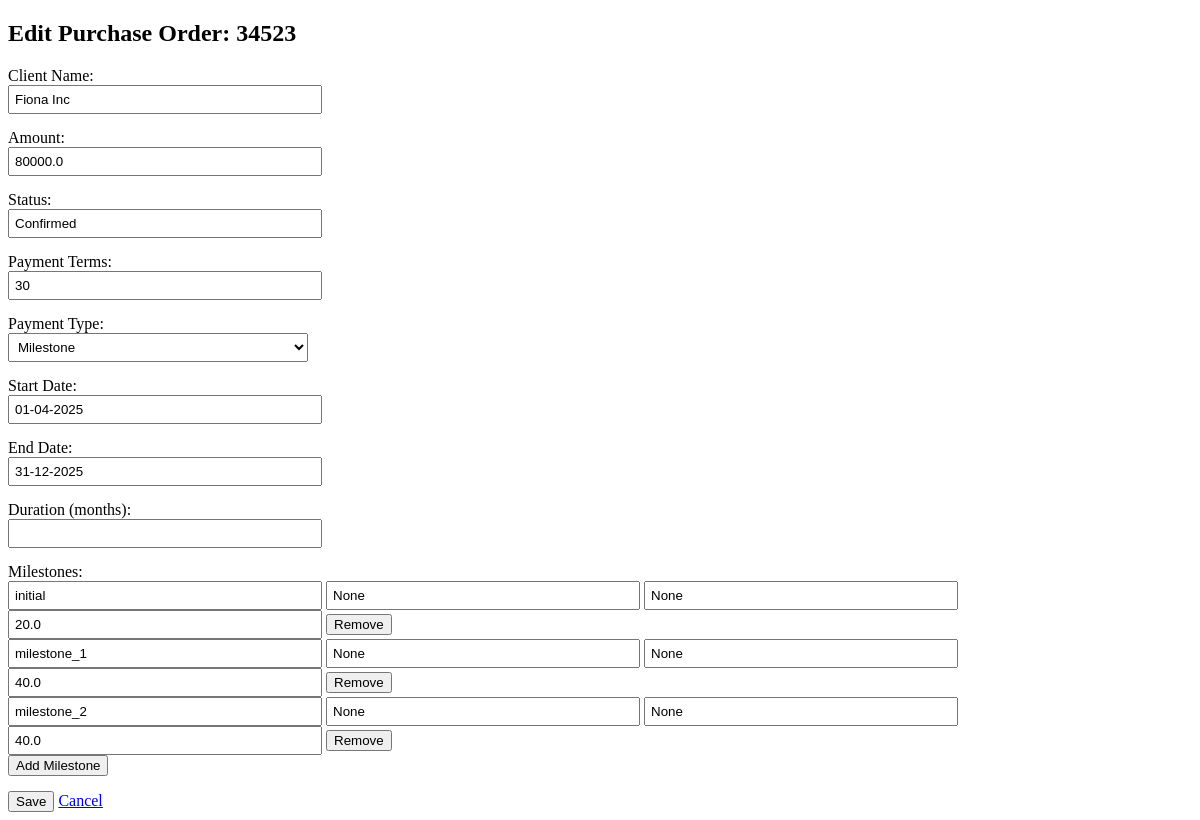
Before: /edit_po/34523 with the older database file.
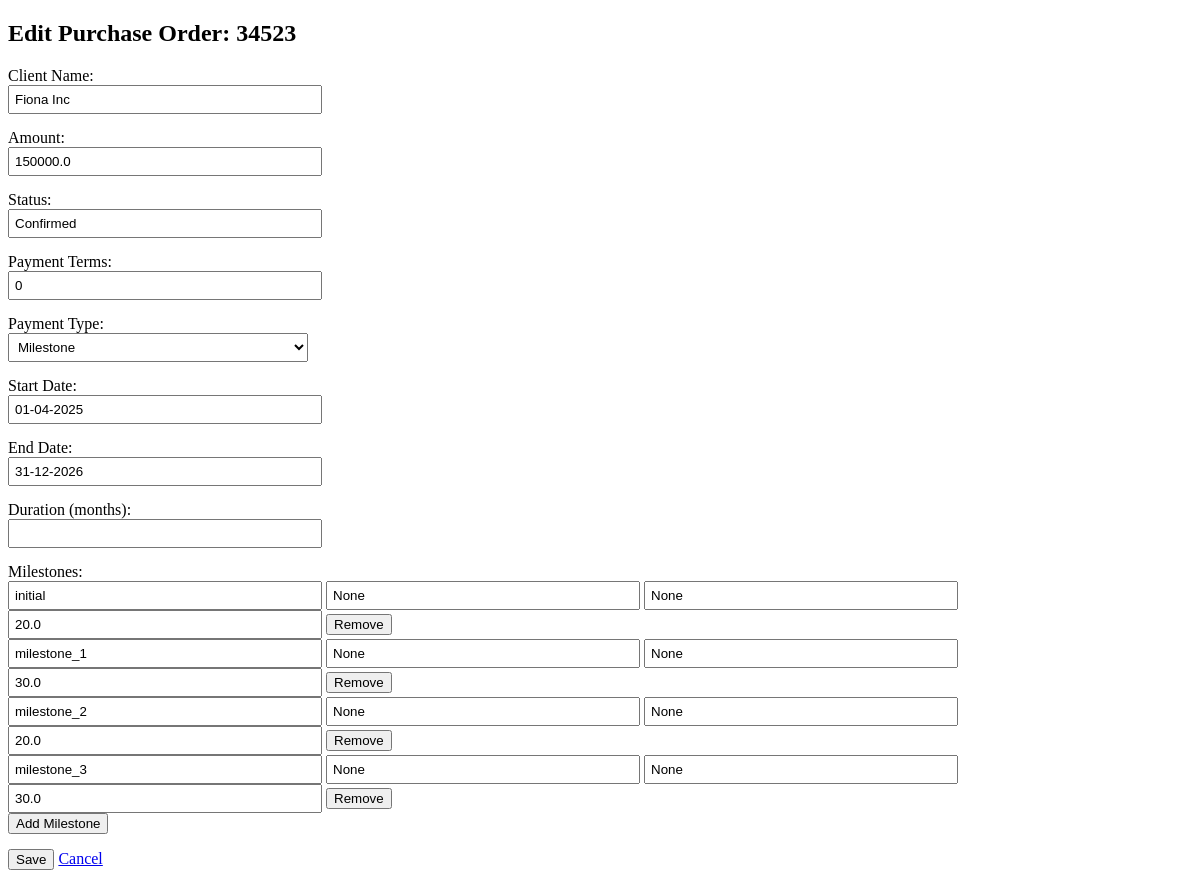
After: the same page with the newer database file.
### db/database.py (models this page shows)
class PurchaseOrder(Base):
    __tablename__ = "purchase_orders"
    id = Column(Integer, primary_key=True, index=True)
    po_id = Column(String, unique=True, index=True)
    client_name = Column(String)
    amount = Column(Float)
    status = Column(String)
    payment_terms = Column(Integer)
    payment_type = Column(String)
    start_date = Column(String)
    end_date = Column(String)
    duration_months = Column(Integer)
    payment_frequency = Column(Integer, nullable=True)
    milestones = relationship("Milestone", cascade="all, delete-orphan", backref="purchase_order")
    payment_schedule = relationship("PaymentSchedule", cascade="all, delete-orphan", backref="purchase_order")

class Milestone(Base):
    __tablename__ = "milestones"
    id = Column(Integer, primary_key=True)
    po_id = Column(String, ForeignKey("purchase_orders.po_id"))
    milestone_name = Column(String)
    milestone_description = Column(String, nullable=True)
    milestone_due_date = Column(String, nullable=True)
    milestone_percentage = Column(Float)

### app.py (the view, shortened to what this page needs)
@app.route('/edit_po/<po_id>', methods=['GET', 'POST'])
def edit_po(po_id):
    po = get_po_with_schedule(po_id)
    if not po:
        return f"<p>PO with ID {po_id} not found.</p>"
    return render_template('edit_po.html', po=po)

### templates/edit_po.html (shortened to what this page needs)
<!DOCTYPE html>
<html>
<head>
</head>
<body>
    <h2>Edit Purchase Order: {{ po['po_id'] }}</h2>
    <form method="post">
        <div class="form-group">
            <label>Client Name:</label>
            <input type="text" name="client_name" value="{{ po['client_name'] }}" required>
        </div>
        <div class="form-group">
            <label>Amount:</label>
            <input type="number" step="0.01" name="amount" value="{{ po['amount'] }}" required>
        </div>
        <div class="form-group">
            <label>Status:</label>
            <input type="text" name="status" value="{{ po['status'] }}" required>
        </div>
        <div class="form-group">
            <label>Payment Terms:</label>
            <input type="number" name="payment_terms" value="{{ po['payment_terms'] }}">
        </div>
        <div class="form-group">
            <label>Payment Type:</label>
            <select name="payment_type" id="payment_type">
                <option value="milestone" {% if po['payment_type'] == 'milestone' %}selected{% endif %}>Milestone</option>
            </select>
        </div>
        <div class="form-group">
            <label>Start Date:</label>
            <input type="text" name="start_date" value="{{ po['start_date'] }}">
        </div>
        <div class="form-group">
            <label>End Date:</label>
            <input type="text" name="end_date" value="{{ po['end_date'] }}">
        </div>
        <div class="form-group">
            <label>Duration (months):</label>
            <input type="number" name="duration_months" value="{{ po['duration_months'] }}">
        </div>
        {% if po['payment_type'] == 'milestone' %}
        <div class="form-group">
            <label>Milestones:</label>
            <div id="milestones-list">
                {% for ms in po['milestones'] %}
                <div class="milestone-entry">
                    <input type="text" name="milestone_name" placeholder="Name" value="{{ ms['milestone_name'] }}" required>
                    <input type="text" name="milestone_description" placeholder="Description" value="{{ ms['milestone_description'] }}">
                    <input type="text" name="milestone_due_date" placeholder="Due Date" value="{{ ms['milestone_due_date'] }}">
                    <input type="number" step="0.01" name="milestone_percentage" placeholder="%" value="{{ ms['milestone_percentage'] }}" required>
                    <button type="button" onclick="removeMilestone(this)">Remove</button>
                </div>
                {% endfor %}
            </div>
            <button type="button" onclick="addMilestone()">Add Milestone</button>
        </div>
        {% endif %}
        <button type="submit">Save</button>
        <a href="{{ url_for('forecast') }}">Cancel</a>
    </form>
</body>
</html>

### templates/edit_po.html (style rules this page uses)
label { display: block; margin-top: 10px; }
input, select { width: 300px; padding: 5px; }
.form-group { margin-bottom: 15px; }

Changed rows visible on the page:
changed PurchaseOrder "Fiona Inc": amount "80000.0" → "150000.0"; end_date "31-12-2025" → "31-12-2026"
changed Milestone "milestone_1": milestone_percentage "40.0" → "30.0"
changed Milestone "milestone_2": milestone_percentage "40.0" → "20.0"
added Milestone: milestone_name "milestone_3", milestone_description "None", milestone_due_date "None", milestone_percentage "30.0"
Other visible differences:
form field payment_terms: "30" → "0"
